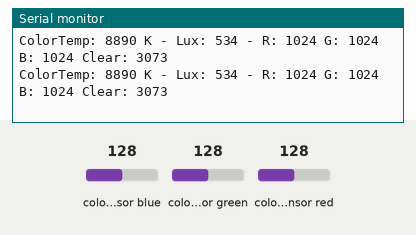
Bench run of a sketch on a simulated Arduino Uno, built with avr-gcc and run on an emulated ATmega328P. Parts: the last lines printed to the serial monitor. Inputs (shaded band) come from the test bench; at power-on: colour sensor blue 128, colour sensor green 128, colour sensor red 128.

Above: at 1.2 s.
1.3 s: colour sensor blue set to 5
At 1.43 s:
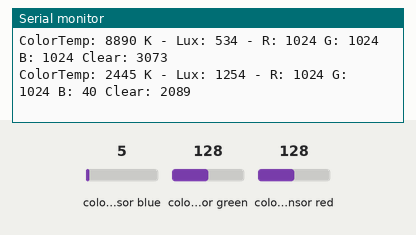
4.3 s: colour sensor green set to 5
At 4.3 s:
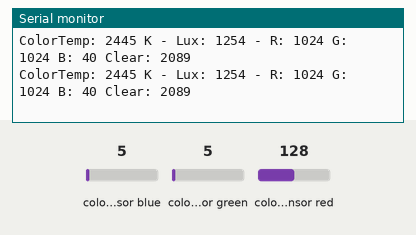
7.3 s: colour sensor red set to 5
At 7.35 s:
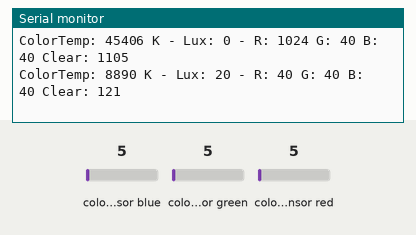
10.3 s: colour sensor blue set to 128
At 10.32 s:
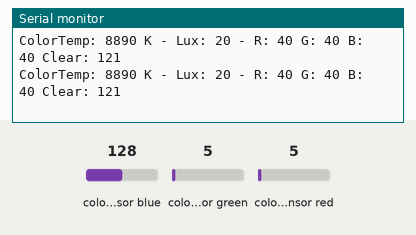
13.3 s: colour sensor green set to 64
At 13.31 s:
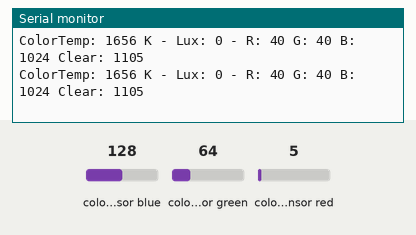
16.3 s: colour sensor red set to 128
At 16.32 s:
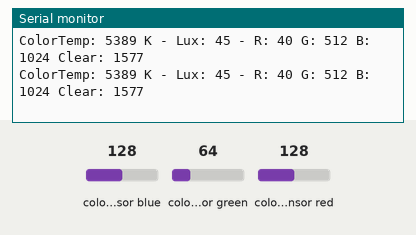
Timing chart, 0 to 19.3 s (numbered marks = the images above; inputs shaded):
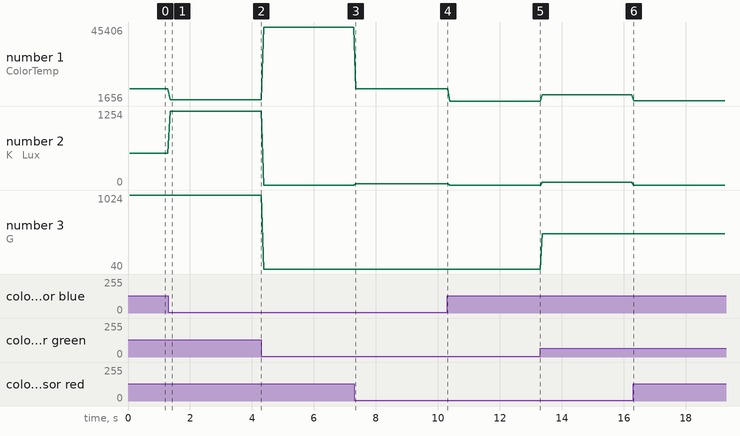

The sketch:

inputs-color-sensor.ino
```cpp
#include <Wire.h>
#include <Adafruit_TCS34725.h>

/* Print 16 bit RGB values to serial console */

/* Connect SCL    to Flora #3 (SCL)
   Connect SDA    to Flora #2 (SDA)
   Connect 3v     to Flora 3.3V
   Connect GND    to Flora GND */

/* Initialise with specific int time and gain values */
Adafruit_TCS34725 tcs = Adafruit_TCS34725(TCS34725_INTEGRATIONTIME_700MS, TCS34725_GAIN_1X);

void setup(void) {
  Serial.begin(9600);
}

void loop(void) {
  uint16_t r, g, b, c, colorTemp, lux;

  tcs.getRawData(&r, &g, &b, &c);
  colorTemp = tcs.calculateColorTemperature(r, g, b);
  lux = tcs.calculateLux(r, g, b);

  Serial.print("ColorTemp: "); Serial.print(colorTemp, DEC); Serial.print(" K - ");
  Serial.print("Lux: "); Serial.print(lux, DEC); Serial.print(" - ");
  Serial.print("R: "); Serial.print(r, DEC); Serial.print(" ");
  Serial.print("G: "); Serial.print(g, DEC); Serial.print(" ");
  Serial.print("B: "); Serial.print(b, DEC); Serial.print(" ");
  Serial.print("Clear: "); Serial.print(c, DEC); Serial.print(" ");
  Serial.println(" ");
}
```

Measured:
- after the input at 1.3 s, the serial monitor: prints a new line after 0.06 s (image 1)
- after the input at 7.3 s, the serial monitor: prints a new line after 0.05 s (image 3)
- plotted number 1: 8890 → 2445 after the input at 1.3 s, 2445 → 45406 after the input at 4.3 s, 45406 → 8890 after the input at 7.3 s, 8890 → 1656 after the input at 10.3 s, 1656 → 5389 after the input at 13.3 s
- plotted number 2: 534 → 1254 after the input at 1.3 s, 1254 → 0 after the input at 4.3 s, 0 → 20 after the input at 7.3 s, 20 → 0 after the input at 10.3 s, 0 → 45 after the input at 13.3 s
- plotted number 3: 40 → 512 after the input at 13.3 s
